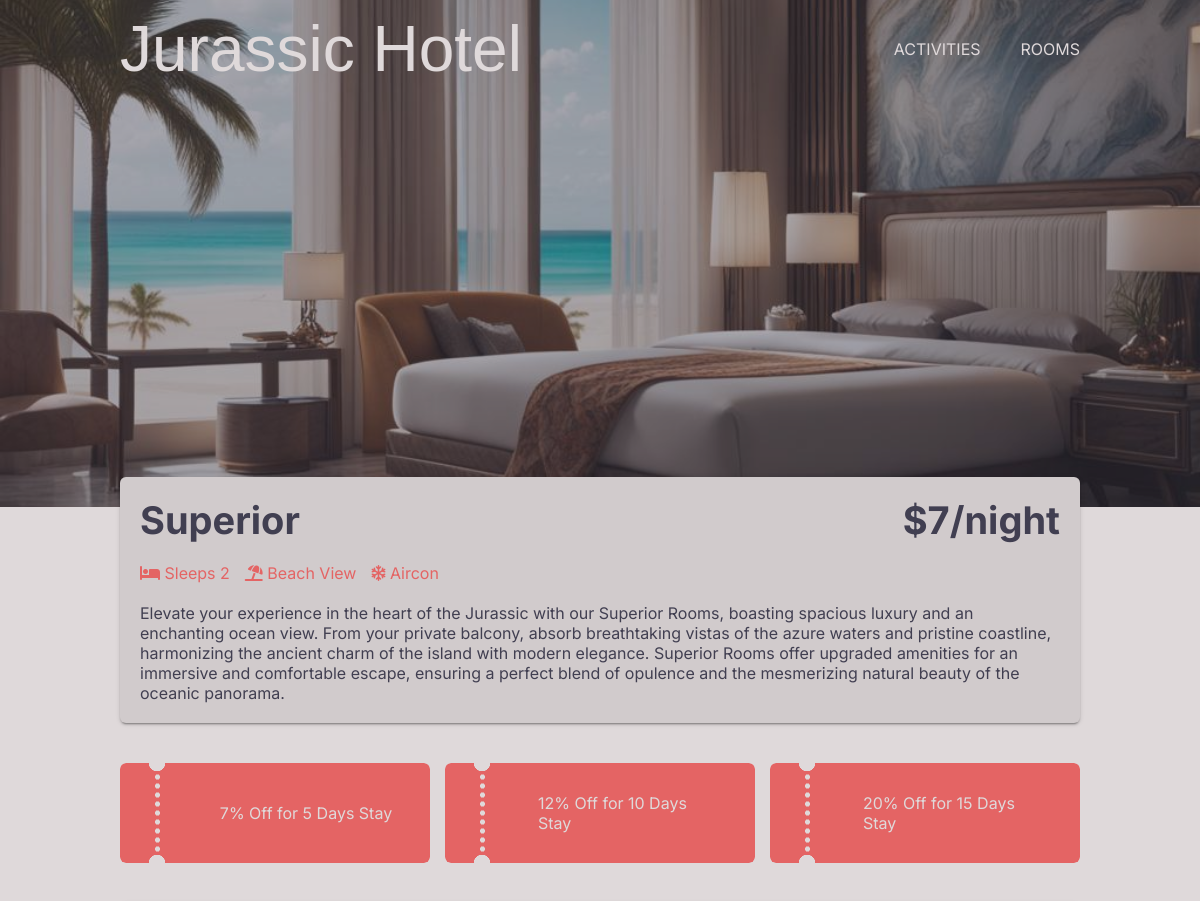
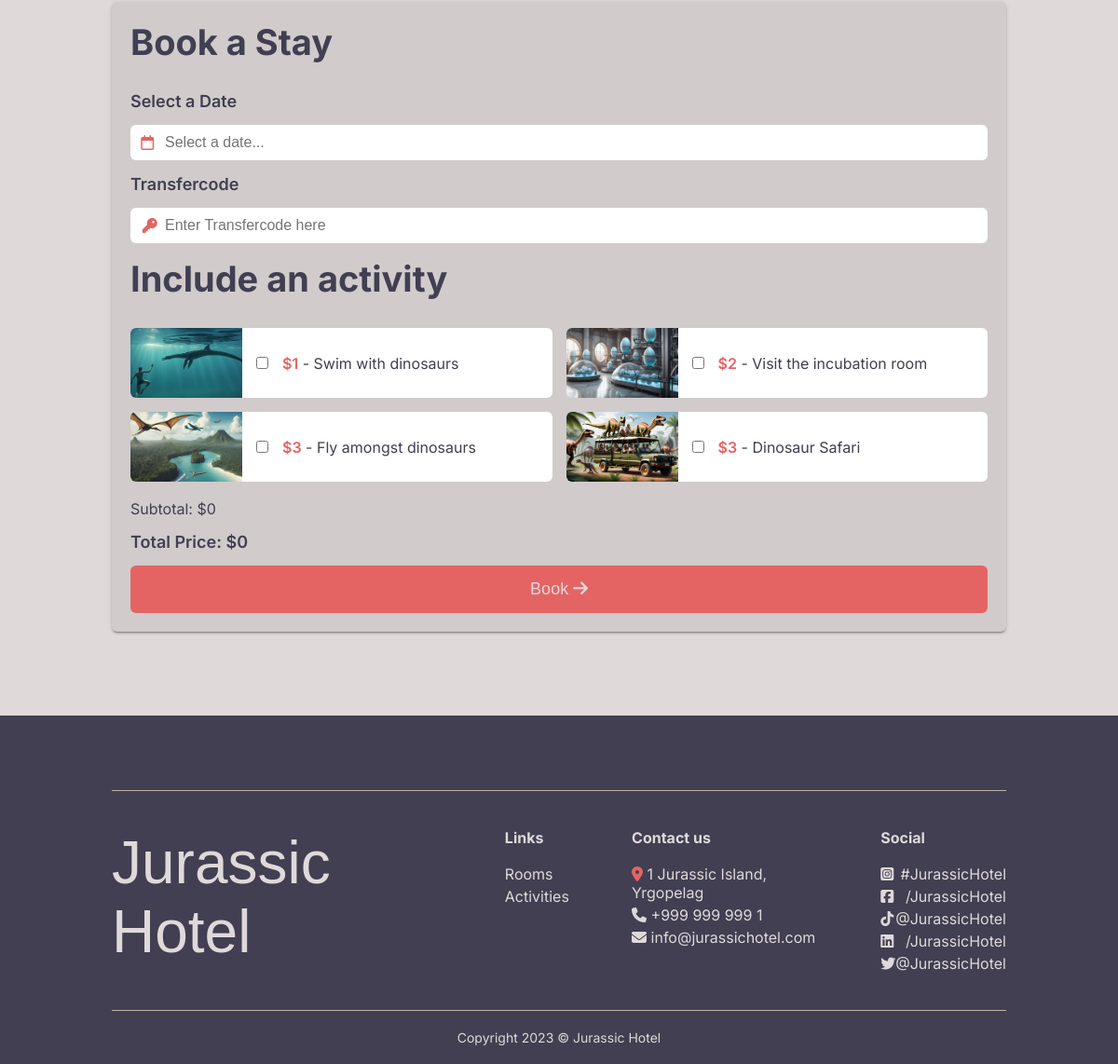
/room.php?room=2, run on the app's committed database (2 pictures, top to bottom).
### tables this page shows
CREATE TABLE rooms (id integer primary key AUTOINCREMENT, category varchar, price_per_night float, image1 varchar, image2 varchar, sleeps integer, view varchar, aircon BOOLEAN, description varchar);

CREATE TABLE discounts (
    id INTEGER PRIMARY KEY AUTOINCREMENT,
    room_id INTEGER,
    discount_percentage FLOAT,
    description VARCHAR,
    days_required INTEGER,
    FOREIGN KEY (room_id) REFERENCES rooms(id)
);

CREATE TABLE features (id integer primary key AUTOINCREMENT, name varchar, price float, image varchar, description varchar);

### hotelFunctions.php (called while the page is built, shortened)
<?php
function connect(string $dbName): object
{
    $dbPath = __DIR__ . '/' . $dbName;
    $db = "sqlite:$dbPath";
    try {
        $db = new PDO($db);
        $db->setAttribute(PDO::ATTR_ERRMODE, PDO::ERRMODE_EXCEPTION);
        $db->setAttribute(PDO::ATTR_DEFAULT_FETCH_MODE, PDO::FETCH_ASSOC);
    } catch (PDOException $e) {
        echo "Failed to connect to the database";
        throw $e;
    }
    return $db;
}
function getOneRoom(int $roomId): array
{
    $dbName = "hotel.db";
    $db = connect($dbName);
    $query = $db->prepare('SELECT * FROM rooms WHERE id = :roomId');
    $query->bindParam(':roomId', $roomId, PDO::PARAM_INT);
    $query->execute();
    $room = $query->fetch(PDO::FETCH_ASSOC);
    return $room;
}
function getAllFeatures(): array
{
    $dbName = "hotel.db";
    $db = connect($dbName);
    $query = $db->prepare('SELECT * FROM features');
    $query->execute();
    $features = $query->fetchAll(PDO::FETCH_ASSOC);
    return $features;
}
function getDiscounts(int $roomId): array
{
    $dbName = "hotel.db";
    $db = connect($dbName);
    $query = "SELECT * FROM discounts WHERE room_id=:roomId";
    $stmt = $db->prepare($query);
    $stmt->bindParam(':roomId', $roomId, PDO::PARAM_INT);
    $stmt->execute();
    $discounts = $stmt->fetchAll(PDO::FETCH_ASSOC);
    return $discounts;
}

### room.php (the view, shortened to what this page needs)
<?php
require __DIR__ . "/hotelFunctions.php";
require __DIR__ . "/header.php";
if (isset($_GET["room"])) {
    $room = getOneRoom($_GET["room"]);
}
$discounts = getDiscounts((int) $room["id"]);
$features = getAllFeatures();
?>
<div class="header-image" style="background-image: url('<?= $room["image1"] ?>');">
    <div class="before"></div>
</div>
<div class="light-background">
    <div class="room-info-container">
        <div class="room-info">
            <div class="room-info-head">
                <div class="room-name"><?= $room["category"] ?></div>
                <div class="room-cost">$<?= $room["price_per_night"] ?>/night</div>
            </div>
            <div class="room-features">
                <div class="beds"><i class="fa-solid fa-bed"></i> Sleeps <?= $room["sleeps"] ?></div>
                <div class="view">
                    <?php if ($room["view"] == "Jungle") : ?>
                        <i class="fa-solid fa-tree"></i> Jungle View
                    <?php else : ?>
                        <i class="fa-solid fa-umbrella-beach"></i> Beach View
                    <?php endif; ?>
                </div>
                <div class="aircon">
                    <?php if ($room["aircon"]) : ?>
                        <i class="fa-regular fa-snowflake"></i> Aircon
                    <?php else : ?>
                        <i class="fa-regular fa-snowflake"></i> No Aircon
                    <?php endif; ?>
                </div>
            </div>
            <div class="room-description"><?= $room["description"] ?></div>
        </div>
    </div>
</div>
<div class="container room-page-container">
    <?php if (!empty($discounts)) : ?>
        <div class="discounts discount-container">
            <?php foreach ($discounts as $discount) : ?>
                <div class="discount ">
                    <div class="discount-description" data-percentage="<?= $discount["discount_percentage"] ?>" data-days="<?= $discount["days_required"] ?>"><?= $discount["description"] ?></div>
                </div>
            <?php endforeach; ?>
        </div>
    <?php endif; ?>
    <?php if (isset($_SESSION["response"]) && (is_array($_SESSION["response"]) && count($_SESSION["response"]) !== 0)) : ?>
        <?php $jsonString = json_encode($_SESSION["response"], JSON_UNESCAPED_SLASHES | JSON_PRETTY_PRINT); ?>
        <div class="booking-success" id="booking-success">
            <div class="booking-success-text">
                <div class="booking-success-title">Your Booking is confirmed!</div>
                <div class="booking-success-subtitle">Booking ref: <span class="coral-text"><?= $_SESSION["response"][0]["booking_id"] ?> </span></div>
                <div class="dino-info"><img src="images/dino-icon.png" alt="" class="dino-icon">
                    <div class="dino-text">Before your trip, read some more about this cool random dino: <a href="<?= $_SESSION["response"][0]["additional_info"][0]["dinoURL"] ?>"><?= $_SESSION["response"][0]["additional_info"][0]["dino"] ?></a>.</div>
                </div>
                <div class="booking-success-information">Please see your specific JSON below, use the smart clipboard button to copy it!</div>
            </div>
            <pre><code id="codeElement"> <?= $jsonString ?> </code><button id="copyButton"><i class="fa-regular fa-copy"></i></button><div class="code-before"></div><div class="copy-message">Copied to Clipboard!</div></pre>
            <a class="booking-success-button-a" href="room.php?room=<?= $room["id"] ?>">
                <div class="booking-success-button">Book another stay <i class="fa-solid fa-arrow-right"></i></div>
            </a>
        </div>
        <?php unset($_SESSION["response"]); ?>
    <?php else : ?>
        <div class="form-div" id="form-div">
            <div class="form-title">Book a Stay</div>
            <form action="hotelFunctions.php" method="POST" class="booking-form">
                <label for="datefilter">Select a Date</label>
                <div class="input-wrapper">
                    <div class="icon-container"><i class="fa-regular fa-calendar"></i></div>
                    <input type="text" placeholder="Select a date..." name="datefilter" id="datefilter" required>
                </div>
                <label for="transfercode">Transfercode</label>
                <div class="input-wrapper">
                    <div class="icon-container"><i class="fa-solid fa-key"></i></div>
                    <input type="text" name="transfercode" id="transfercode" placeholder="Enter Transfercode here" required>
                </div>
                <div class="activities-title">Include an activity</div>
                <div class="activities-card-container">
                    <?php foreach ($features as $feature) : ?>
                        <div class="room-activities-card">
                            <img src="<?= $feature["image"] ?>" alt="">
                            <input data-price="<?= $feature["price"] ?>" class="feature-<?= $feature["id"] ?>" type="checkbox" name="selected_features[]" value="<?= $feature["id"] ?>">
                            <div class="feature-description"><span class="coral-text">$<?= $feature["price"] ?></span> - <?= $feature["name"] ?></div>
                        </div>
                    <?php endforeach; ?>
                </div>
                <div class="subtotal">Subtotal: $0</div>
                <div class="total">Total Price: $0</div>
                <button type="submit">Book <i class="fa-solid fa-arrow-right"></i></button>
            </form>
        </div>
    <?php endif; ?>
</div>
<?php require __DIR__ . "/dark-footer.php"; ?>
</body>
</html>

### style.css (style rules this page uses)
:root { --pearl: #dfd9da; --ocean: #3d4f61; --sand: #c4b2a7; --coconut: #5f5052; --gun-powder: #413f51; --coral: #e46464; --line_color: #e46464; --coral-hover: #e15353; --swiper-theme-color: #e46464; --swiper-navigation-color: #e46464; }
* { box-sizing: border-box; margin: 0; padding: 0; }
body { padding: 0px; margin: 0px; font-family: 'Inter', sans-serif; background: var(--pearl); }
.light-background { background-color: var(--pearl); color: var(--gun-powder); }
.coral-text { color: var(--coral); font-weight: 600; }
.input-wrapper { position: relative; }
input[type='text'], input[type='email'] { padding: 10px 37px; width: 100%; }
.header-image { height: 65vh; background-size: cover; background-position: 50% 70%; position: relative; margin-top: -111px; transition: background-image 1s linear; }
.container { margin: 0 auto; width: 80%; }
.room-info-container { width: 80%; margin: 0 auto; padding-bottom: 40px; }
.room-info { margin-top: -30px; padding: 20px; position: relative; z-index: 2; background: #d1cbcc; border-radius: 6px; box-shadow: 0 2px 2px 0 rgba(0, 0, 0, 0.14), 0 3px 1px -2px rgba(0, 0, 0, 0.2), 0 1px 5px 0 rgba(0, 0, 0, 0.12); }
.room-info-head { display: flex; justify-content: space-between; font-weight: 700; font-size: 38px; padding-bottom: 20px; }
.discount-container { padding-bottom: 40px; }
.discounts { display: flex; justify-content: space-around; gap: 15px; }
.discount { display: flex; justify-content: center; align-items: center; -webkit-mask-image: radial-gradient( circle at 37px 8px, transparent 8px, red 8.5px ), radial-gradient(closest-side circle at 50%, red 99%, transparent 100%); -webkit-mask-size: 100%, 5px 9px; -webkit-mask-repeat: repeat, repeat-y; -webkit-mask-position: 0 -8px, 34.5px; -webkit-mask-composite: source-out; mask-image: radial-gradient(circle at 37px 8px, transparent 8px, red 8.5px), radial-gradient(closest-side circle at 50%, red 99%, transparent 100%); mask-size: 100%, 5px 9px; mask-repeat: repeat, repeat-y; mask-position: 0 -8px, 34.5px; mask-composite: source-out; mask-composite: subtract; height: 100px; background: var(--coral); color: var(--pearl); border-radius: 6px; width: 100%; }
.discount-description { margin-left: 30%; padding-right: 10%; }
.subtotal { margin: 4px 0px; }
.before { background-color: var(--gun-powder); position: absolute; z-index: 1; width: 100%; height: 100%; display: block; left: 0; top: 0; content: ''; opacity: 0.45; }
.icon-container { position: absolute; top: 50%; transform: translate(80%, -52%); color: var(--coral); }
.form-div { padding: 20px; background: #d1cbcc; border-radius: 6px; box-shadow: 0 2px 2px 0 rgba(0, 0, 0, 0.14), 0 3px 1px -2px rgba(0, 0, 0, 0.2), 0 1px 5px 0 rgba(0, 0, 0, 0.12); }
.form-div button { width: 100%; border: none; background: var(--coral); color: var(--pearl); border-radius: 6px; padding: 15px; font-size: 18px; }
.form-title { font-weight: 700; font-size: 38px; margin-bottom: 30px; }
.form-div label, .activities-title { font-size: 18px; font-weight: 600; }
.total { margin: 15px 0px; font-size: 18px; font-weight: 600; }
.form-div input[type='text'] { margin: 15px 0px; font-size: 16px; border: none; border-radius: 6px; }
.room-page-container { color: var(--gun-powder); padding: 0px 0px 90px 0px; }
.room-features { color: var(--coral); display: flex; gap: 15px; justify-content: flex-start; padding-bottom: 20px; }
.activities-card-container { display: flex; flex-wrap: wrap; width: 100%; padding: 15px 0px; row-gap: 15px; }
.room-activities-card { width: calc(50% - 7.5px); display: flex; justify-content: left; gap: 15px; align-items: center; border-radius: 6px; height: 75px; background: white; }
.room-activities-card:nth-child(odd) { margin-right: 7.5px; }
.room-activities-card:nth-child(even) { margin-left: 7.5px; }
.room-activities-card img { border-radius: 6px 0px 0px 6px; width: 120px; height: 100%; object-fit: cover; object-position: center; }
.room-activities-card input { cursor: pointer; }
.activities-title { font-weight: 700; font-size: 38px; margin-bottom: 15px; color: var(--gun-powder); }

### data on the page
rooms: image1 (picture), category "Superior", price_per_night "7", sleeps "2", description "Elevate your experience in the heart of the Jurassic with our Superior Rooms, boasting spacious luxury and an enchanting ocean view. From your private balcony, absorb breathtaking vistas of the azure waters and pristine coastline, harmonizing the ancient charm of the island with modern elegance. Superior Rooms offer upgraded amenities for an immersive and comfortable escape, ensuring a perfect blend of opulence and the mesmerizing natural beauty of the oceanic panorama."
discounts: description "7% Off for 5 Days Stay"
discounts: description "12% Off for 10 Days Stay"
discounts: description "20% Off for 15 Days Stay"
features: image (picture), price "1", name "Swim with dinosaurs"
features: image (picture), price "2", name "Visit the incubation room"
features: image (picture), price "3", name "Fly amongst dinosaurs"
features: image (picture), price "3", name "Dinosaur Safari"
